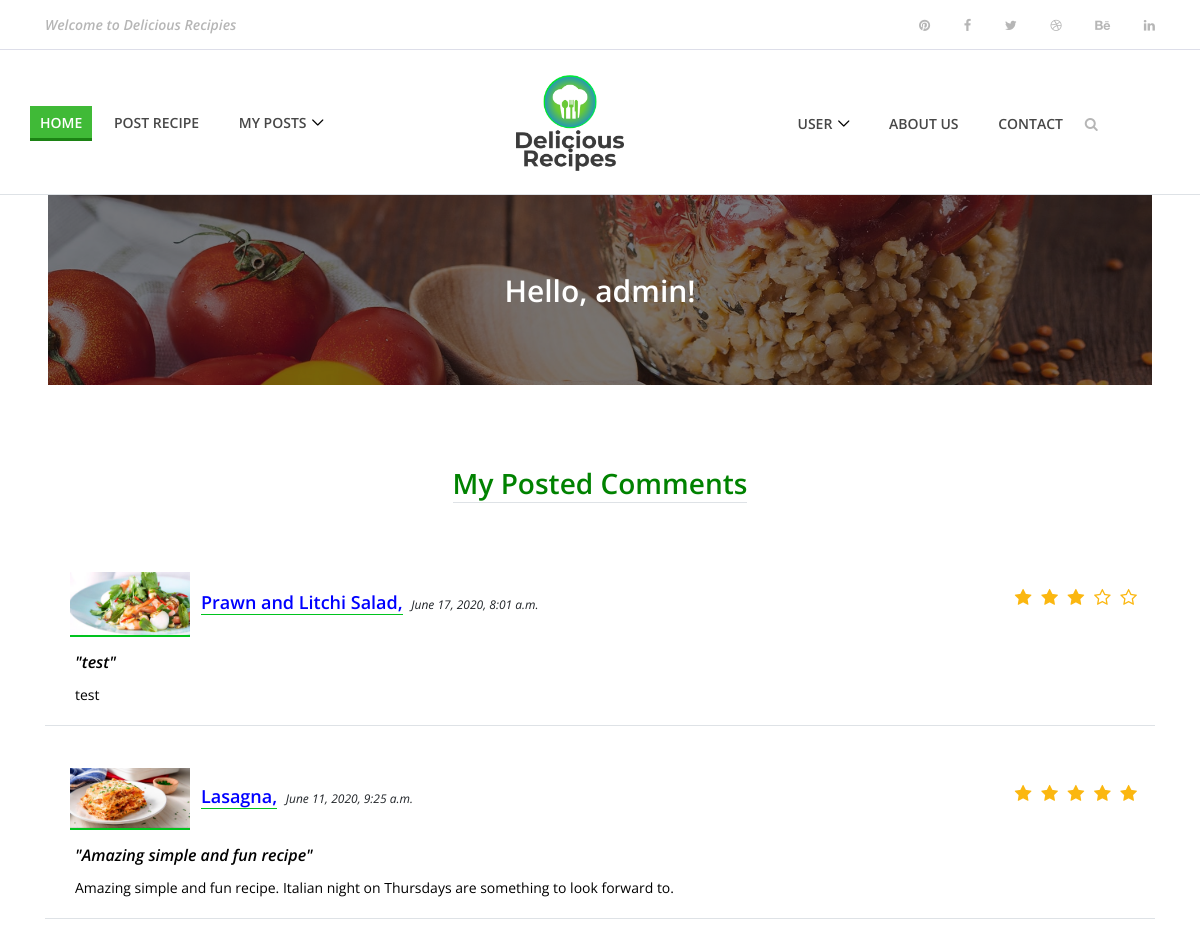
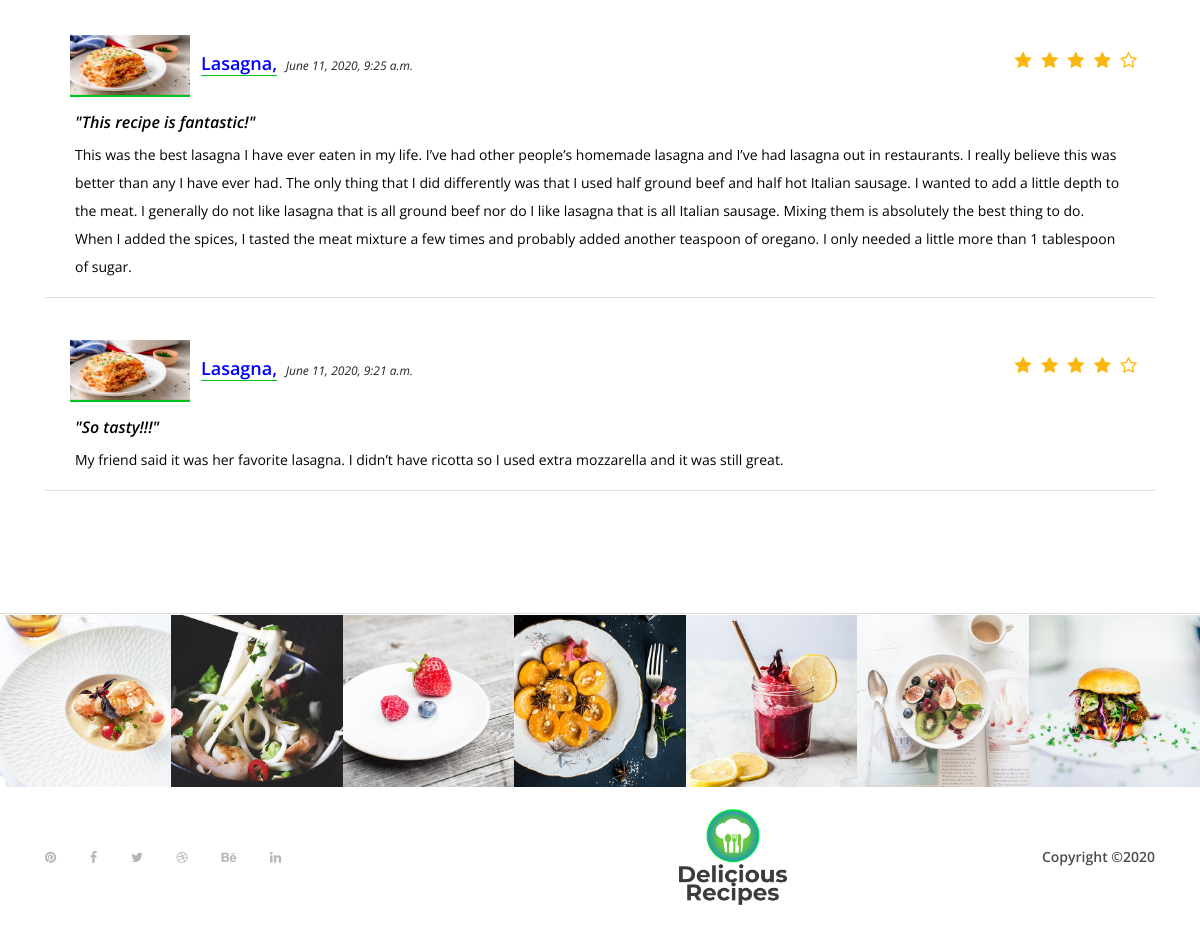
Screenshot of /recipe/comments/ (signed in) with the database file from the repository (2 pictures, top to bottom).
### recipe/models.py (models this page shows, shortened)
class Comment(models.Model):
    recipe = models.ForeignKey(Recipe,on_delete=models.CASCADE)
    user = models.ForeignKey(User, on_delete=models.CASCADE)
    subject = models.CharField(max_length=50, blank=True)
    message = models.CharField(max_length=500, blank=True)
    rate = models.IntegerField(default=3)
    create_at = models.DateTimeField(default=datetime.now)

class Recipe(models.Model):
    recipe_name=models.CharField(max_length=50)
    recipe_posted_by=models.ForeignKey(User,on_delete=models.CASCADE)
    recipe_img1= models.ImageField(upload_to='recipe_images/', max_length=255 )
    recipe_img2= models.ImageField(upload_to='recipe_images/', max_length=255)
    recipe_img3= models.ImageField(upload_to='recipe_images/', max_length=255)
    recipe_img4= models.ImageField(upload_to='recipe_images/', max_length=255)
    recipe_des =models.CharField(max_length=1000)
    recipe_ingredients =models.CharField(max_length=1000)
    recipe_servings =models.CharField(max_length=1000,null=True)
    recipe_sources =models.CharField(max_length=500,null=True)
    recipe_preptime =models.CharField(max_length=50)
    recipe_cooktime =models.CharField(max_length=50)
    recipe_cat=models.ForeignKey(Category,on_delete=models.CASCADE)
    recipe_date=models.DateTimeField(default=datetime.now)
    votes = models.IntegerField(default=0)
    rating = models.IntegerField(default=0)
    def __str__(self):
        return self.recipe_name

### recipe/views.py (the view)
# urls.py: path('comments/', views.mycomments, name='mycomments'),
def mycomments(request):
    comments = Comment.objects.filter(user=request.user).order_by('-create_at')
    return render(request, 'recipe/comments.html', {'comments': comments })

### recipe/templatetags/recipe_extras.py (called while the page is built)
@register.filter(name='subtract')
def subtract(value1, value2):
    return value1 - value2

### recipe/templates/recipe/comments.html (shortened to what this page needs)
{% extends 'recipe/base.html' %}
{% load static %}
{% load recipe_extras %}
{% block content %}
<div class="breadcumb-area bg-img bg-overlay" style="background-image: url({% static 'recipe/img/bg-img/breadcumb3.jpg' %});">
	<div class="container h-100">
		<div class="row h-100 align-items-center">
			<div class="col-12">
				<div class="breadcumb-text text-center">
					{% if user.is_authenticated %}
						<h2>Hello, {{user.username}}!</h2>
					{% else %}
						<h2>Hello, World!</h2>
					{% endif %}
				</div>
			</div>
		</div>
	</div>
</div>
<div class="about-area section-padding-80">
    <div class="container">
        <div class="row">
            <div class="col-12">
				<div class="text-center">
					<h3 style="color: rgb(0, 130, 0);"><span class="border-bottom">My Posted Comments</span></h4><br>
					<br><br>
				</div>
				{% if comments|length %}
				{% for comment in comments %}
				<div class="col-12 border-bottom">
					<div class="row">
						<div class="col-12 col-lg-6">
							<span style="margin-left: 10px; display: inline-block;">
								<img src="{{comment.recipe.recipe_img1.url}}" width="120px" style="border-bottom: 2px solid rgb(0, 195, 30);">&nbsp;&nbsp;
								<a href="/recipe/receipedetail/{{comment.recipe.id}}" style="border-bottom: 1px solid rgb(0, 195, 30); color: blue; font-size: 18px;">{{comment.recipe}},</a>
								<i style="font-size: 12px; padding-left: 5px;"> {{comment.create_at}}</i>
							</span>
						</div>
						<div class="col-12 col-lg-6" align="right" style="bottom: -16px;">
							<div class="receipe-ratings my-5" style="display: inline;">
								<div class="ratings" id="{{comment.id}}" style="display: inline;">
									{% with ''|center:comment.rate as range %}
										{% for i in range %}
											<i class="fa fa-star" aria-hidden="true"></i>
										{% endfor %}
										{% with 5|subtract:comment.rate as emptyVal%}
											{% with ''|center:emptyVal as emptyRange %}
												{% for i in emptyRange %}
													<i class="fa fa-star-o" aria-hidden="true"></i>
												{% endfor %}
											{% endwith %}
										{% endwith %}
									{% endwith %}
								</div>
							</div>
						</div>
					</div>
					<div class="col-12" style="margin-top: 15px;">
						<span><h6><i>"{{comment.subject}}"</i></h6></span>
					</div>
					<div class="col-12" style="margin-top: 5px;">
						<p style="font-weight: normal; color: black;">{{comment.message}}</p>
					</div>
				</div>
				<br><br>
				{% endfor %}
				{% else %}
					<h4 class="receipe-headline" style="text-align: center;">No comments posted yet!</h4>
					<img src="{% static 'recipe/img/bg-img/no_results_found.png' %}" style="height: 20vh;" class="search-img">
				{% endif %}
			</div>
		</div>
    </div>
</div>
{% endblock %}

### recipe/static/recipe/style.css (style rules this page uses)
* { margin: 0; padding: 0; }
body { font-family: "Open Sans", sans-serif; font-size: 14px; }
h1, h2, h3, h4, h5, h6 { color: #000000; line-height: 1.3; font-weight: 600; }
p { color: #9b9b9b; font-size: 14px; line-height: 2; font-weight: 400; }
a, a:hover, a:focus { -webkit-transition-duration: 500ms; transition-duration: 500ms; text-decoration: none; outline: 0 solid transparent; color: #000000; font-weight: 600; font-size: 14px; color: #474747; }
img { height: auto; max-width: 100%; }
.section-padding-80 { padding-top: 80px; padding-bottom: 80px; }
.bg-img { background-position: center center; background-size: cover; background-repeat: no-repeat; }
.bg-overlay { position: relative; z-index: 2; background-position: center center; background-size: cover; }
.bg-overlay::after { background-color: rgba(10, 12, 18, 0.55); position: absolute; z-index: -1; top: 0; left: 0; width: 100%; height: 100%; content: ""; }
.receipe-ratings .ratings { margin-bottom: 30px; }
.receipe-ratings i { font-size: 18px; color: #fbb710; padding: 0 3px; }
.breadcumb-area { position: relative; z-index: 10; width: 92%; height: 190px; margin-left: 4%; margin-right: 4%; }
.breadcumb-area .breadcumb-text h2 { font-size: 30px; margin-bottom: 0; color: #ffffff; }

### rows the page displays
Comment: recipe.recipe_img1 (picture), recipe "Prawn and Litchi Salad", create_at "June 17, 2020, 8:01 a.m.", rate 3 (drawn), subject "test", message "test"
Comment: recipe.recipe_img1 (picture), recipe "Lasagna", create_at "June 11, 2020, 9:25 a.m.", rate 5 (drawn), subject "Amazing simple and fun recipe", message "Amazing simple and fun recipe. Italian night on Thursdays are something to look forward to."
Comment: recipe.recipe_img1 (picture), recipe "Lasagna", create_at "June 11, 2020, 9:25 a.m.", rate 4 (drawn), subject "This recipe is fantastic!", message "This was the best lasagna I have ever eaten in my life. I’ve had other people’s homemade lasagna and I’ve had lasagna out in restaurants. I really believe this was better than any I have ever had. The only thing that I did differently was that I used half ground beef and half hot Italian sausage. I wanted to add a little depth to the meat. I generally do not like lasagna that is all ground beef nor do I like lasagna that is all Italian sausage. Mixing them is absolutely the best thing to do. When I added the spices, I tasted the meat mixture a few times and probably added another teaspoon of oregano. I only needed a little more than 1 tablespoon of sugar."
Comment: recipe.recipe_img1 (picture), recipe "Lasagna", create_at "June 11, 2020, 9:21 a.m.", rate 4 (drawn), subject "So tasty!!!", message "My friend said it was her favorite lasagna. I didn’t have ricotta so I used extra mozzarella and it was still great."

### other values shown
{{ user.username }} "admin"
